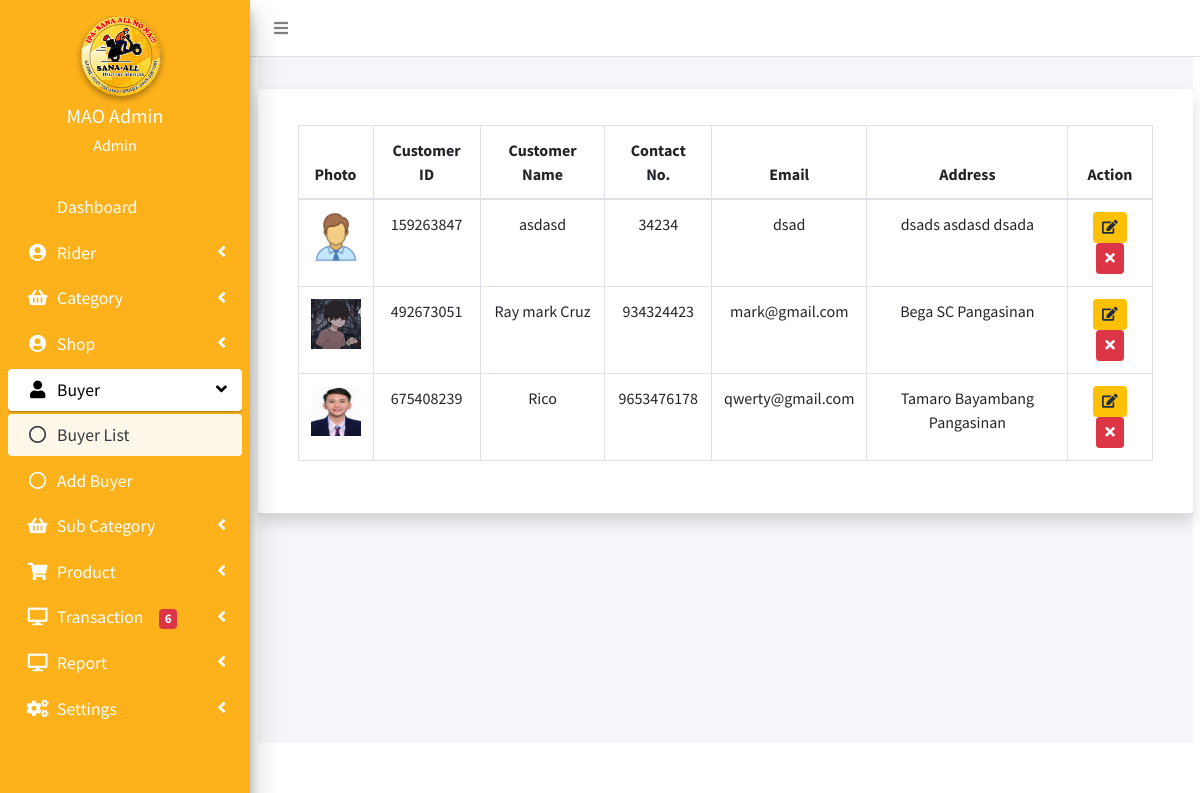
The page /admin/customer.php (signed in) on the database as committed earlier.
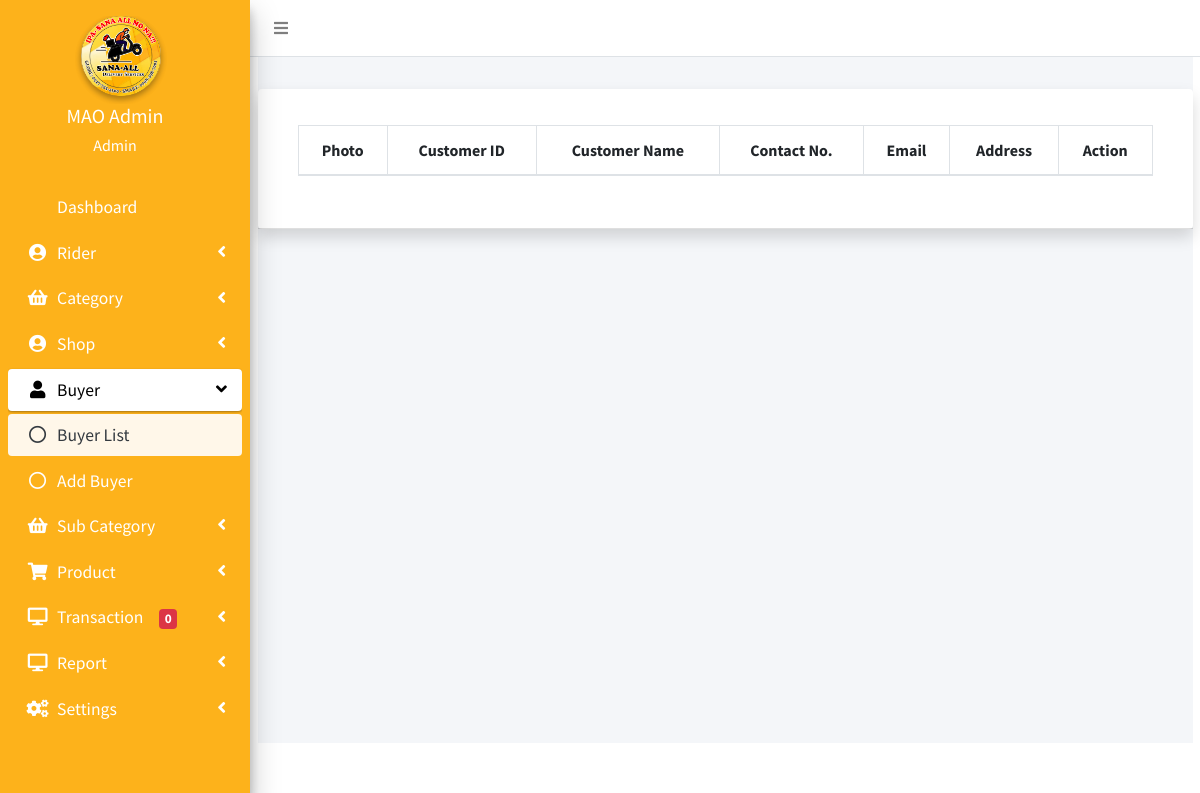
The same page on the database as committed later.
### tables this page shows
CREATE TABLE `customer` (
  `id` int(11) NOT NULL,
  `name` varchar(255) DEFAULT NULL,
  `customer_id` varchar(50) NOT NULL,
  `photo` varchar(200) NOT NULL,
  `email` varchar(255) DEFAULT NULL,
  `customer_number` bigint(11) DEFAULT NULL,
  `password` varchar(255) DEFAULT NULL,
  `customer_address` varchar(100) NOT NULL,
  `customer_street` longtext DEFAULT NULL,
  `customer_city` varchar(255) DEFAULT NULL,
  `customer_state` varchar(255) DEFAULT NULL,
  `billingAddress` longtext DEFAULT NULL,
  `regDate` timestamp NOT NULL DEFAULT current_timestamp()
);

### admin/customer.php (the view, shortened to what the changed rows need)
<?php include('include/session.php')?>
<?php include('include/header.php')?>
<?php include('include/sidebar.php')?>
<?php include('include/menubar.php')?>
  <div class="content-wrapper">
        <section class="content-header">
            <h1 class="h3 mb-4 text-gray">Buyer List</h1>
        </section>
                    <div class="card shadow mb-4">
                        <div class="card-header py-3">
                        	<div class="row">
                        	<div class="col">
                        <div class="card-body">
                        <div class="table-responsive">
                                <table class="table table-bordered text-center" id="example1" width="100%" cellspacing="0">
                                    <thead>
                                        <tr>
                                            <th>Photo</th>
                                            <th>Customer ID</th>
                                            <th>Customer Name</th>
                                            <th>Contact No.</th>
                                            <th>Email</th>
                                            <th>Address</th>
                                            <th>Action</th>
                                        </tr>
                                    </thead>
                                    <tbody>
                    <?php
                    $sql = "SELECT * FROM customer";
                    $query = mysqli_query($conn, $sql);
                    while ($row = mysqli_fetch_assoc($query))
                    {
                    ?>
                        <tr>
                        <td><img src="<?php echo (!empty($row['photo']))? '../images/'.$row['photo']:'../images/admin.png'; ?>" width="50px" height="50px">
                       </td>
                        <td><?php echo $row['customer_id'];?></td>
                        <td><?php echo $row['name'];?></td>
                        <td><?php echo $row['customer_number'];?></td>
                        <td><?php echo $row['email'];?></td>
                        <td><?php echo $row['customer_street'].' '.$row['customer_city'].' '.$row['customer_state'];?></td>
                    <div align="center">
                    <td>
                    <a  name="edit" href="update_customer.php?id=<?php echo $row['id']?>" class="btn btn-warning btn-circle btn-sm" ><i class="fas fa-edit"></i></a>
                    <a  name="delete" onclick="return confirm('Are you sure you want to go to delete this Customer?')" href="crud/delete_customer.php?id=<?php echo $row['id']?>"  class="btn btn-danger btn-circle btn-sm delete_button" ><i class="fas fa-times"></i></button>
                    </div>
                    <?php
                            }
                    ?>
                        </tr>
                                    </tbody>
                                </table>
                            </div>
                        </div>
                        </div>
                    </div>
    </div>
</div>
<?php include 'include/footer.php' ?>
</body>
</html>

### admin/include/sidebar.php (shortened to what the changed rows need)
<aside class="main-sidebar sidebar-dark-primary elevation-4" style="position:fixed;">
  <div class="sidebar">
    <nav class="my-3" style="font-size:17.6px; position:relative; top:-27px;">
      <ul class="nav nav-pills nav-sidebar flex-column" style="color:white;" data-widget="treeview" role="menu">
        <?php
        $sql = "SELECT
                o.order_id,
                c.customer_id,
                o.orderDate,
                o.total_q,
                o.total_p,
                o.orderStatus,
                o.paymentMethod
              FROM orders o
              JOIN customer c ON o.customer_id = c.id
              WHERE o.orderStatus NOT IN ('Delivered', 'Cancel', 'wait')";
        $query = $conn->query($sql);
        $result1 = $query->num_rows;
        ?>
        <li class="nav-item has-treeview">
          <a href="#" class="nav-link">
            <p>
              Transaction<span class="ml-3 badge badge-danger"><?php echo $result1 ?></span>
            </p>
          </a>
        </li>
      </ul>
    </nav>
  </div>
</aside>

Rows that differ between the two databases and show on the page:
removed customer: photo (picture), customer "159263847", name "asdasd", customer_number "34234", email "dsad", customer_street "dsads", customer_city "asdasd", customer_state "dsada"
removed customer: photo (picture), customer "492673051", name "Ray mark Cruz", customer_number "934324423", email "mark@gmail.com", customer_street "Bega", customer_city "SC", customer_state "Pangasinan"
removed customer: photo (picture), customer "675408239", name "Rico", customer_number "9653476178", email "qwerty@gmail.com", customer_street "Tamaro", customer_city "Bayambang", customer_state "Pangasinan"
Other text that changed with them:
$result1: "6" → "0"
